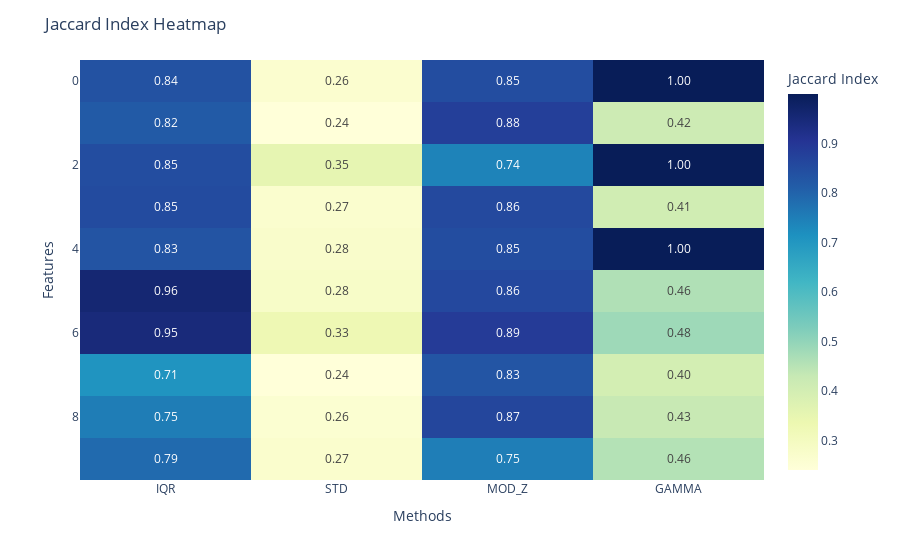

Write notebook code for a chart like this one.
### Code cell
df_jaccard = final_df.iloc[:, -4:]

fig = px.imshow(df_jaccard, 
                text_auto=".2f",  
                color_continuous_scale="YlGnBu", 
                labels=dict(color="Jaccard Index")) 

fig.update_layout(
    title="Jaccard Index Heatmap",
    xaxis_title="Methods",
    yaxis_title="Features"
)


fig.show()

### Figure 1 — Plotly figure (JSON) as saved in the notebook; plotly's stock layout.template omitted (floating-point values rounded to 4 significant figures)
{"data": [{"coloraxis": "coloraxis", "hovertemplate": "x: %{x}<br>y: %{y}<br>Jaccard Index: %{z}<extra></extra>", "name": "0", "texttemplate": "%{z:.2f}", "type": "heatmap", "x": ["IQR", "STD", "MOD_Z", "GAMMA"], "xaxis": "x", "y": [0, 1, 2, 3, 4, 5, 6, 7, 8, 9], "yaxis": "y", "z": [[0.8366, 0.2639, 0.8476, 0.9999], [0.8184, 0.2412, 0.8812, 0.4164], [0.8475, 0.3534, 0.7423, 0.9998], [0.8541, 0.2684, 0.858, 0.408], [0.8322, 0.2751, 0.8482, 0.9998], [0.9587, 0.2818, 0.859, 0.4608], [0.9454, 0.3293, 0.8903, 0.4843], [0.7083, 0.2411, 0.8314, 0.4012], [0.753, 0.2609, 0.8652, 0.4287], [0.7877, 0.2685, 0.7503, 0.4559]]}], "layout": {"coloraxis": {"colorbar": {"title": {"text": "Jaccard Index"}}, "colorscale": [[0, "rgb(255,255,217)"], [0.125, "rgb(237,248,177)"], [0.25, "rgb(199,233,180)"], [0.375, "rgb(127,205,187)"], [0.5, "rgb(65,182,196)"], [0.625, "rgb(29,145,192)"], [0.75, "rgb(34,94,168)"], [0.875, "rgb(37,52,148)"], [1, "rgb(8,29,88)"]]}, "margin": {"t": 60}, "title": {"text": "Jaccard Index Heatmap"}, "xaxis": {"anchor": "y", "constrain": "domain", "domain": [0, 1], "scaleanchor": "y", "title": {"text": "Methods"}}, "yaxis": {"anchor": "x", "autorange": "reversed", "constrain": "domain", "domain": [0, 1], "title": {"text": "Features"}}}}
